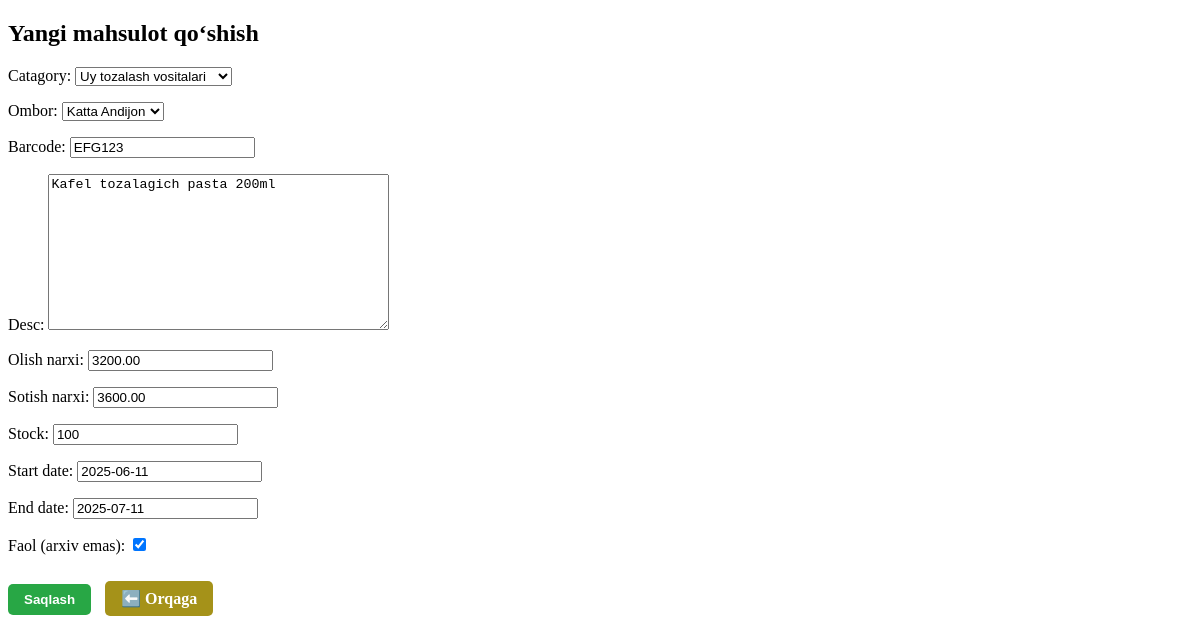
Page /management/products/edit/23/ (signed in) on the committed database.
### market/models.py (models this page shows, shortened)
class Product(models.Model):
    catagory = models.ForeignKey(Catagory, on_delete=models.CASCADE, related_name='products')
    ombor = models.ForeignKey(Ombor, on_delete=models.CASCADE, related_name='products')
    barcode = models.CharField(max_length=100, unique=True)
    desc = models.TextField(blank=True, null=True)
    r_price = models.DecimalField(max_digits=12, decimal_places=2, verbose_name="Olish narxi")
    s_price = models.DecimalField(max_digits=12, decimal_places=2, verbose_name="Sotish narxi")
    stock = models.IntegerField(default=0)
    start_date = models.DateField(default=timezone.now)
    end_date = models.DateField(blank=True, null=True)
    is_active = models.BooleanField(default=True, verbose_name="Faol (arxiv emas)")

### market/views.py (the view)
# urls.py: path('management/products/edit/<int:pk>/', views.admin_product_edit, name='admin_product_edit'),
@user_passes_test(lambda u: u.is_superuser)
def admin_product_edit(request, pk):
    product = get_object_or_404(Product, pk=pk)
    if request.method == 'POST':
        form = ProductForm(request.POST, instance=product)
        if form.is_valid():
            form.save()
            return redirect('admin_products')
    else:
        form = ProductForm(instance=product)
    return render(request, 'market/admin_product_form.html', {'form': form, 'product': product})

### market/forms.py
class ProductForm(forms.ModelForm):
    class Meta:
        model = Product
        fields = '__all__'
    def __init__(self, *args, **kwargs):
        super().__init__(*args, **kwargs)
        if not self.instance.pk:
            self.fields['start_date'].initial = timezone.now()
            self.fields['end_date'].initial = timezone.now() + timedelta(days=30)

### market/models.py (called while the page is built)
    def __str__(self):
        return self.name

    def __str__(self):
        return self.name

### market/templates/market/admin_product_form.html (shortened to what this page needs)
<!DOCTYPE html>
<html lang="en">
<head>
</head>
<body>
    <h2>Yangi mahsulot qo‘shish</h2>
    <form method="post">
        {{ form.as_p }}
        <button type="submit" class="btn btn-save">Saqlash</button>
        <a href="{% url 'admin_management' %}" class="btn btn-back">⬅️ Orqaga</a>
    </form>
</body>
</html>

### market/templates/market/admin_product_form.html (style rules this page uses)
.btn { padding: 8px 16px; border: none; border-radius: 5px; font-weight: bold; cursor: pointer; text-decoration: none; display: inline-block; margin-top: 10px; }
.btn-save { background-color: #28a745; color: white; }
.btn-back { background-color: #a59219; color: white; margin-left: 10px; }

### rows in the picture
Product: catagory "Uy tozalash vositalari", ombor "Katta Andijon", barcode "EFG123", desc "Kafel tozalagich pasta 200ml", r_price "3200.00", s_price "3600.00", stock "100", start_date "2025-06-11", end_date "2025-07-11", is_active "☑"
